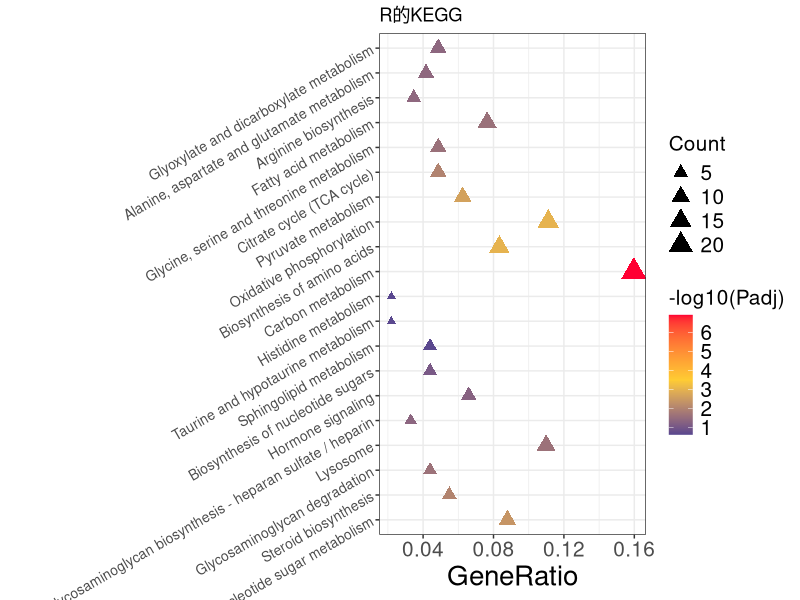
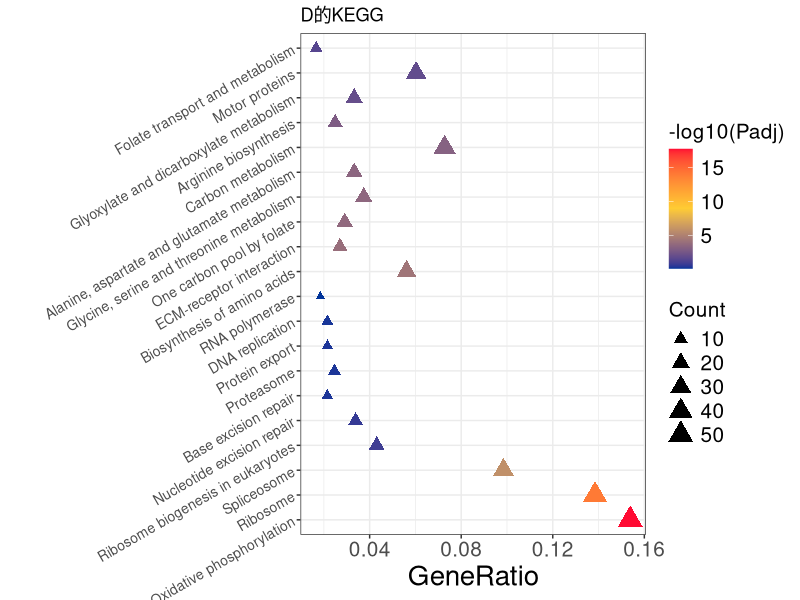
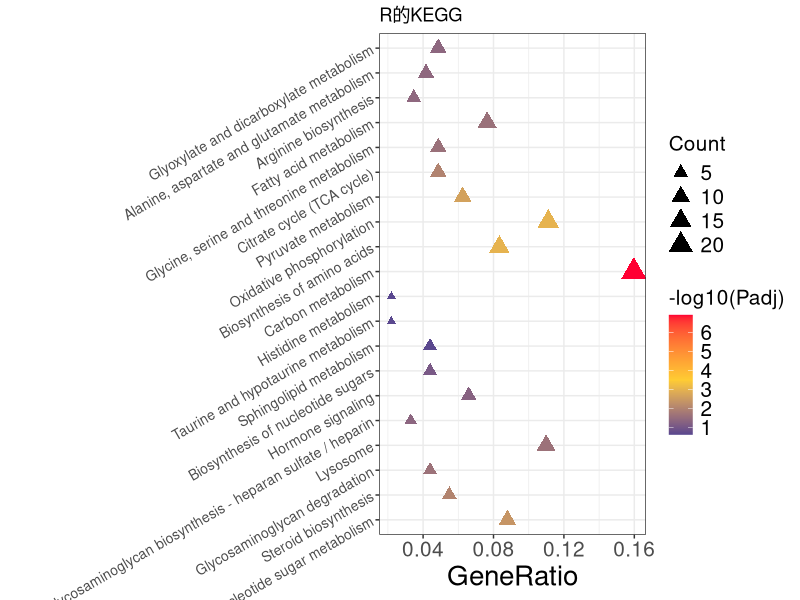
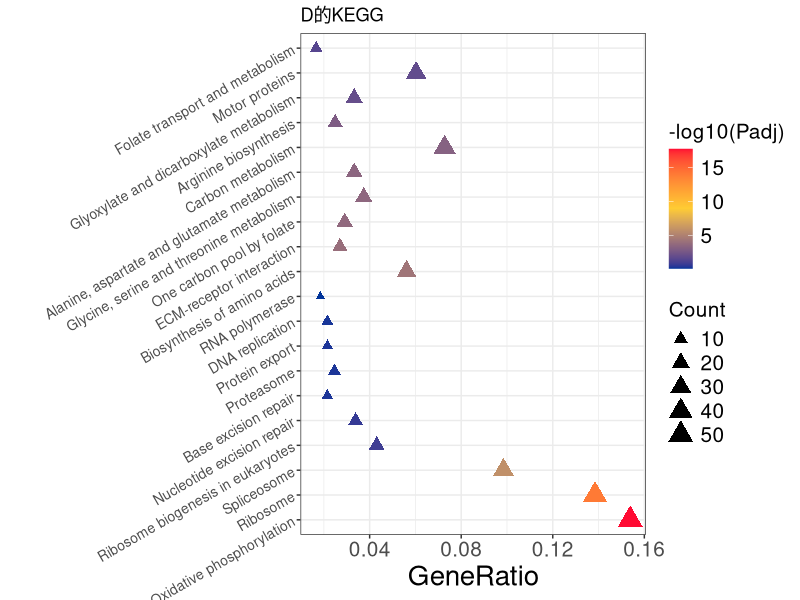

Source code (R) for these figures, in order:
library(ggplot2)
WORD_SIZE=15

data <- read.csv('R group data.csv',header = T)
p <- ggplot(data,aes(GeneRatio2,
                     factor(Description,levels = c('Amino sugar and nucleotide sugar metabolism',
                                                   'Steroid biosynthesis',
                                                   'Glycosaminoglycan degradation',
                                                   'Lysosome',
                                                   'Glycosaminoglycan biosynthesis - heparan sulfate / heparin',
                                                   'Hormone signaling',
                                                   'Biosynthesis of nucleotide sugars',
                                                   'Sphingolipid metabolism',
                                                   'Taurine and hypotaurine metabolism',
                                                   'Histidine metabolism',
                                                   'Carbon metabolism',
                                                   'Biosynthesis of amino acids',
                                                   'Oxidative phosphorylation',
                                                   'Pyruvate metabolism',
                                                   'Citrate cycle (TCA cycle)',
                                                   'Glycine, serine and threonine metabolism',
                                                   'Fatty acid metabolism',
                                                   'Arginine biosynthesis',
                                                   'Alanine, aspartate and glutamate metabolism',
                                                   'Glyoxylate and dicarboxylate metabolism'))))+
  geom_point(aes(size=Count,color=X..Log10.Pvalue.),shape=17)+
  scale_colour_gradient2(low="#003399",mid="#FFCC33",high="#FF0033",midpoint = 3.5)+
  scale_size(range = c(2, 6))+
  theme_bw()+
  labs(x="GeneRatio", y='', size="Count",color='-log10(Padj)', title='R的KEGG') +  # x，y和图例标签
  theme(axis.text.x = element_text(size=WORD_SIZE,angle = 0, hjust = 0.5),# 设置x轴字体大小，以下同理
        axis.text.y = element_text(size=WORD_SIZE-5,angle = 30, hjust = 1), 
        axis.title.x = element_text(size=WORD_SIZE+5), 
        axis.title.y = element_text(size=WORD_SIZE+5),
        legend.title = element_text(size=WORD_SIZE),
        legend.text = element_text(size=WORD_SIZE))
p
ggsave(filename = './R.pdf',plot = p,width = 8,height = 7,device = cairo_pdf)

data2 <- read.csv('D group data.csv',header = T)
p2 <- ggplot(data2,aes(GeneRatio2,
                     factor(Description,levels = c('Oxidative phosphorylation',
                                                   'Ribosome',
                                                   'Spliceosome',
                                                   'Ribosome biogenesis in eukaryotes',
                                                   'Nucleotide excision repair',
                                                   'Base excision repair',
                                                   'Proteasome',
                                                   'Protein export',
                                                   'DNA replication',
                                                   'RNA polymerase',
                                                   'Biosynthesis of amino acids',
                                                   'ECM-receptor interaction',
                                                   'One carbon pool by folate',
                                                   'Glycine, serine and threonine metabolism',
                                                   'Alanine, aspartate and glutamate metabolism',
                                                   'Carbon metabolism',
                                                   'Arginine biosynthesis',
                                                   'Glyoxylate and dicarboxylate metabolism',
                                                   'Motor proteins',
                                                   'Folate transport and metabolism'))))+
  geom_point(aes(size=Count,color=X..Log10.Pvalue.),shape=17)+
  scale_colour_gradient2(low="#003399",mid="#FFCC33",high="#FF0033",midpoint = 9)+
  scale_size(range = c(2, 6))+
  theme_bw()+
  labs(x="GeneRatio", y='', size="Count",color='-log10(Padj)', title='D的KEGG') +  # x，y和图例标签
  theme(axis.text.x = element_text(size=WORD_SIZE,angle = 0, hjust = 0.5),# 设置x轴字体大小，以下同理
        axis.text.y = element_text(size=WORD_SIZE-5,angle = 30, hjust = 1), 
        axis.title.x = element_text(size=WORD_SIZE+5), 
        axis.title.y = element_text(size=WORD_SIZE+5),
        legend.title = element_text(size=WORD_SIZE),
        legend.text = element_text(size=WORD_SIZE))
p2
ggsave(filename = './D.pdf',plot = p2,width = 7,height = 7,device = cairo_pdf)
